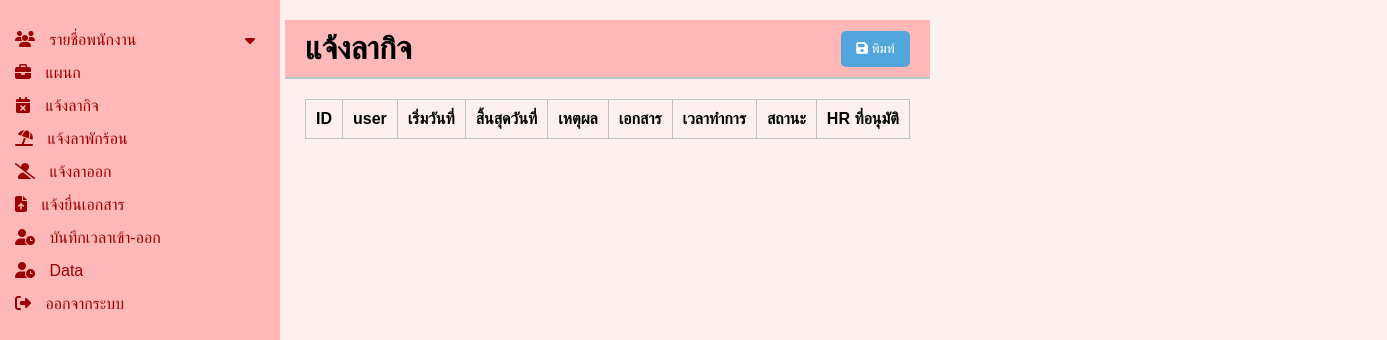
The app's page /backend/show_personalleave.php, older data.
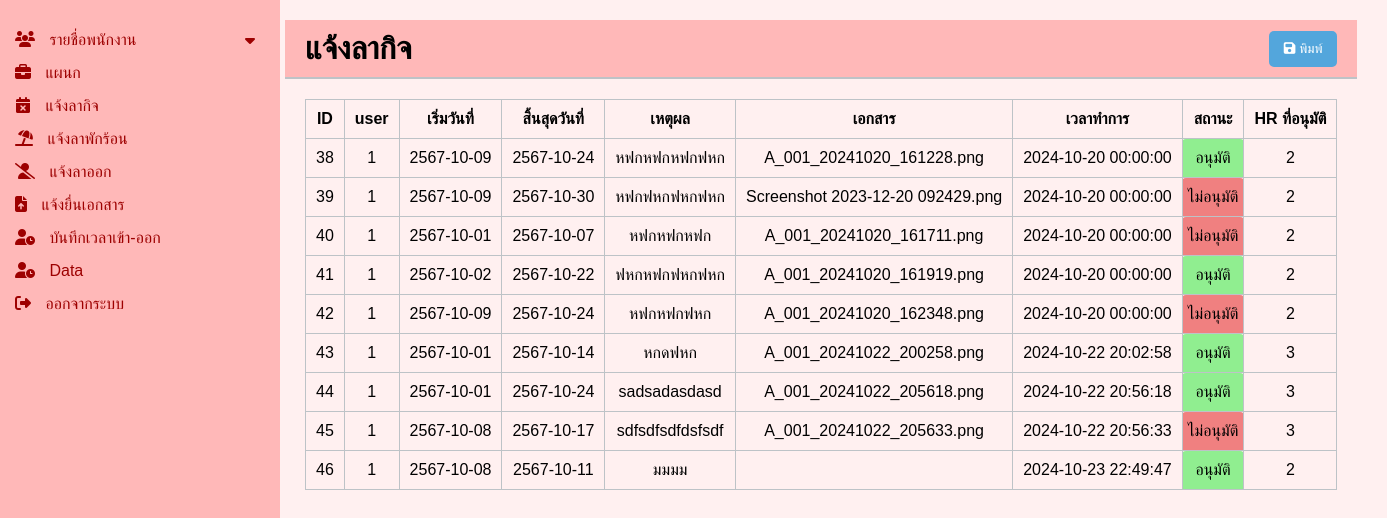
The same page, newer data.
### tables this page shows
CREATE TABLE `tb_personalleave` (
  `PLeave_id` int(11) NOT NULL,
  `user_id` int(11) NOT NULL,
  `PLeave_dateStart` date DEFAULT NULL,
  `PLeave_dateEnd` date DEFAULT NULL,
  `PLeave_detail` text,
  `PLeave_docs` varchar(255) DEFAULT NULL,
  `PLeave_date` datetime DEFAULT NULL,
  `hr_id` int(11) DEFAULT NULL,
  `PLeave_status` varchar(45) DEFAULT NULL
);

### backend/show_personalleave.php (the view, shortened to what this page needs)
<?php
include 'sidebar.php';
?>
<!DOCTYPE html>
<html lang="en">
<head>
    <link rel="stylesheet" href="https://cdnjs.cloudflare.com/ajax/libs/font-awesome/6.1.1/css/all.min.css">
    <link rel="stylesheet" href="css/position_1.css">
</head>
<body>
    <div class="container">
        <div class="main-content">
            <header>
                <h1>แจ้งลากิจ</h1>
                <div class="actions">
                    <button class="btn btn-save" onclick="printPage()"><i class="fa fa-save"></i> พิมพ์</button>
                </div>
            </header>
            <div class="content">
                <table class="table">
                    <thead>
                        <tr>
                            <th scope="col">ID</th>
                            <th scope="col">user</th>
                            <th scope="col">เริ่มวันที่</th>
                            <th scope="col">สิ้นสุดวันที่</th>
                            <th scope="col">เหตุผล</th>
                            <th scope="col">เอกสาร</th>
                            <th scope="col">เวลาทำการ</th>
                            <th scope="col">สถานะ</th>
                            <th scope="col">HR ที่อนุมัติ</th>
                        </tr>
                    </thead>
                    <tbody>
                        <?php
                        $db = new class_conn();
                        $conn = $db->connect();
                        $sql = "SELECT * FROM tb_personalleave";
                        $result = $conn->query($sql);
                        if ($result->num_rows > 0) {
                            while ($row = $result->fetch_assoc()) {
                                $statusClass = '';
                                if ($row['PLeave_status'] == 'อนุมัติ') {
                                    $statusClass = 'status-green';
                                } elseif ($row['PLeave_status'] == 'ไม่อนุมัติ') {
                                    $statusClass = 'status-red';
                                }
                                echo "<tr>
                                <td>{$row['PLeave_id']}</td>
                                <td>{$row['user_id']}</td>
                                <td>{$row['PLeave_dateStart']}</td>
                                <td>{$row['PLeave_dateEnd']}</td>
                                <td>{$row['PLeave_detail']}</td>
                                <td>{$row['PLeave_docs']}</td>
                                <td>{$row['PLeave_date']}</td>
                                <td class='{$statusClass}'>{$row['PLeave_status']}</td>";
                                if ($row['PLeave_status'] == 'อนุมัติ' || $row['PLeave_status'] == 'ไม่อนุมัติ') {
                                    echo "<td>{$row['hr_id']}</td>";
                                }
                                echo "</tr>";
                            }
                        }
                        ?>
                    </tbody>
                </table>
            </div>
        </div>
    </div>
</body>
</html>

Row changes from the older to the newer data that the page shows:
added tb_personalleave: PLeave_id "38", user "1", PLeave_dateStart "2567-10-09", PLeave_dateEnd "2567-10-24", PLeave_detail "หฟกหฟกหฟกฟหก", PLeave_docs "A_001_20241020_161228.png", PLeave_date "2024-10-20 00:00:00", PLeave_status "อนุมัติ", hr "2"
added tb_personalleave: PLeave_id "39", user "1", PLeave_dateStart "2567-10-09", PLeave_dateEnd "2567-10-30", PLeave_detail "หฟกฟหกฟหกฟหก", PLeave_docs "Screenshot 2023-12-20 092429.png", PLeave_date "2024-10-20 00:00:00", PLeave_status "ไม่อนุมัติ", hr "2"
added tb_personalleave: PLeave_id "40", user "1", PLeave_dateStart "2567-10-01", PLeave_dateEnd "2567-10-07", PLeave_detail "หฟกหฟกหฟก", PLeave_docs "A_001_20241020_161711.png", PLeave_date "2024-10-20 00:00:00", PLeave_status "ไม่อนุมัติ", hr "2"
added tb_personalleave: PLeave_id "41", user "1", PLeave_dateStart "2567-10-02", PLeave_dateEnd "2567-10-22", PLeave_detail "ฟหกหฟกฟหกฟหก", PLeave_docs "A_001_20241020_161919.png", PLeave_date "2024-10-20 00:00:00", PLeave_status "อนุมัติ", hr "2"
added tb_personalleave: PLeave_id "42", user "1", PLeave_dateStart "2567-10-09", PLeave_dateEnd "2567-10-24", PLeave_detail "หฟกหฟกฟหก", PLeave_docs "A_001_20241020_162348.png", PLeave_date "2024-10-20 00:00:00", PLeave_status "ไม่อนุมัติ", hr "2"
added tb_personalleave: PLeave_id "43", user "1", PLeave_dateStart "2567-10-01", PLeave_dateEnd "2567-10-14", PLeave_detail "หกดฟหก", PLeave_docs "A_001_20241022_200258.png", PLeave_date "2024-10-22 20:02:58", PLeave_status "อนุมัติ", hr "3"
added tb_personalleave: PLeave_id "44", user "1", PLeave_dateStart "2567-10-01", PLeave_dateEnd "2567-10-24", PLeave_detail "sadsadasdasd", PLeave_docs "A_001_20241022_205618.png", PLeave_date "2024-10-22 20:56:18", PLeave_status "อนุมัติ", hr "3"
added tb_personalleave: PLeave_id "45", user "1", PLeave_dateStart "2567-10-08", PLeave_dateEnd "2567-10-17", PLeave_detail "sdfsdfsdfdsfsdf", PLeave_docs "A_001_20241022_205633.png", PLeave_date "2024-10-22 20:56:33", PLeave_status "ไม่อนุมัติ", hr "3"
added tb_personalleave: PLeave_id "46", user "1", PLeave_dateStart "2567-10-08", PLeave_dateEnd "2567-10-11", PLeave_detail "มมมม", PLeave_date "2024-10-23 22:49:47", PLeave_status "อนุมัติ", hr "2"
